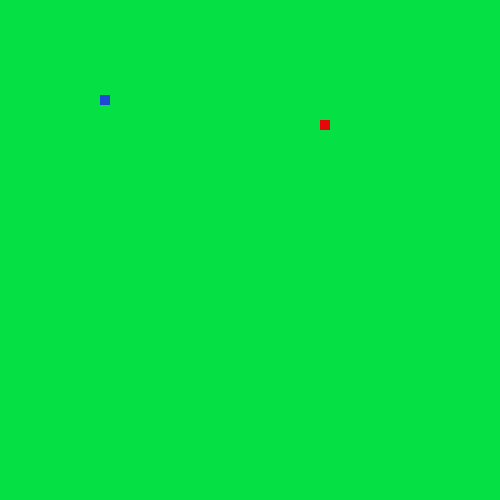
Frame 1 (no input)
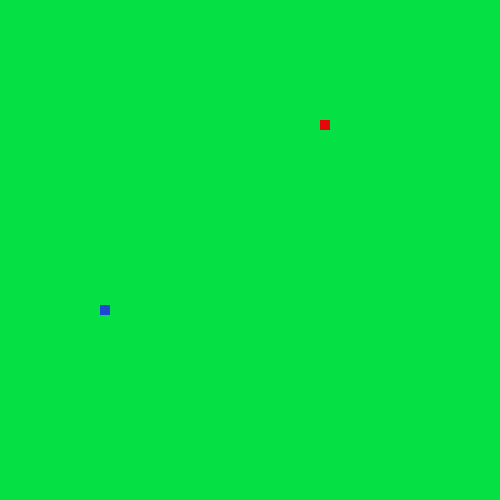
Frame 60 (the mouse pressed at the canvas centre just before this capture)
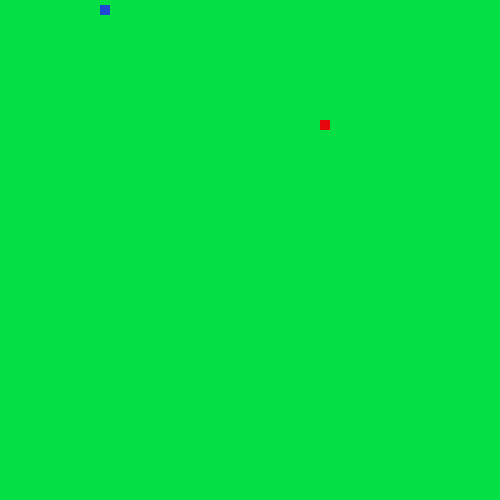
Frame 120 (the mouse held since frame 60 and released just before this capture)

The Processing sketch that drew these frames (run headless with seeded random() and noise(); from frame 60 on, the mouse is pressed at the canvas centre):

// Processing sketch: LeagueSnake
// ── LeagueSnake.pde
//*
// ***** SEGMENT CLASS *****
// This class will be used to represent each part of the moving snake.
//*

class Segment {
  //Add x and y member variables. They will hold the corner location of each segment of the snake.
  int x=0;
  int y=0;
  // Add a constructor with parameters to initialize each variable.
  Segment(int x, int y) {
    this.x=x;
    this.y=y;
  }
}


//*
// ***** GAME VARIABLES *****
// All the game variables that will be shared by the game methods are here
//*
Segment head;
ArrayList<Segment> tail = new ArrayList<Segment>();
int foodX;
int foodY;
int direction = UP;
int eaten = 0;
//*
// ***** SETUP METHODS *****
// These methods are called at the start of the game.
//*

void setup() {
  size(500, 500);
  head=new Segment(100, 100);
  frameRate(20);
  dropFood();
}

void dropFood() {
  //Set the food in a new random location
  foodX = ((int)random(50)*10);
  foodY = ((int)random(50)*10);
}



//*
// ***** DRAW METHODS *****
// These methods are used to draw the snake and its food 
//*

void draw() {
  background(#05E044);
  drawFood();
  move();
  drawSnake();
  eat();
}

void drawFood() {
  //Draw the food
  fill(#E5070B);
  noStroke();
  rect(foodX, foodY, 10, 10);
}

void drawSnake() {
  //Draw the head of the snake followed by its tail
  fill(#1E47D6);
  rect(head.x, head.y, 10, 10);
}


//*
// ***** TAIL MANAGEMENT METHODS *****
// These methods make sure the tail is the correct length.
//*

void drawTail() {
  //Draw each segment of the tail
  for (int i=0; i<tail.size(); i++) {
    
  }
}

void manageTail() {
  //After drawing the tail, add a new segment at the "start" of the tail and remove the one at the "end" 
  //This produces the illusion of the snake tail moving.
}

void checkTailCollision() {
  //If the snake crosses its own tail, shrink the tail back to one segment
}



//*
// ***** CONTROL METHODS *****
// These methods are used to change what is happening to the snake
//*

void keyPressed() {


  //Set the direction of the snake according to the arrow keys pressed




  if (keyCode==UP && direction!=DOWN) {
    direction=UP;
  }
  if (keyCode==DOWN && direction!=UP) {
    direction=DOWN;
  }
  if (keyCode==LEFT && direction!=RIGHT) {
    direction=LEFT;
    println("left");
  }
  if (keyCode==RIGHT && direction!=LEFT) {
    direction=RIGHT;
  }
}

void move() {
  //Change the location of the Snake head based on the direction it is moving.
  switch(direction) {
  case UP:
    // move head up here 
    head.y-=5;
    break;
  case DOWN:
    // move head down here 
    head.y+=5;
    break;
  case LEFT:
    // figure it out 
    head.x-=5;
    break;
  case RIGHT:
    // mystery code goes here 
    head.x+=5;
    break;
  }
  checkBoundaries();
}

void checkBoundaries() {
  //If the snake leaves the frame, make it reappear on the other side
  if (head.x>500) {
    head.x=0;
  }
  if (head.y>500) {
    head.y=0;
  }
  if (head.x<0) {
    head.x=500;
  }
  if (head.y<0) {
    head.y=500;
  }
}



void eat() {
  //When the snake eats the food, its tail should grow and more food appear
  if (head.x==foodX && head.y==foodY) {
    eaten++;
    dropFood();
  }
}
